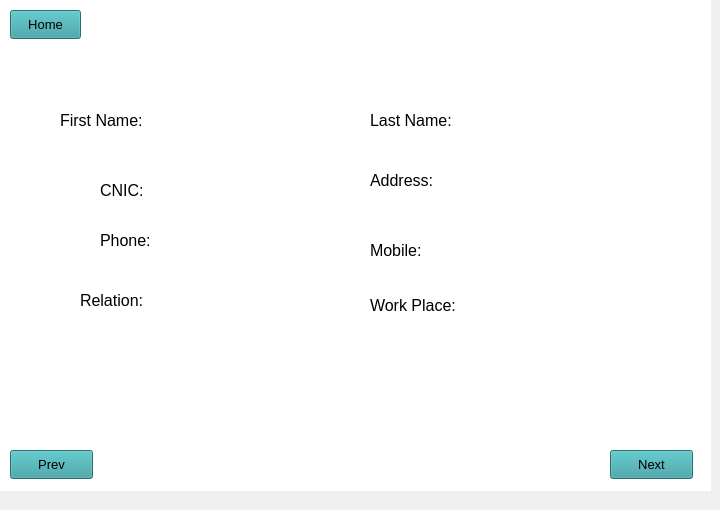
   <widget class="QWidget" name="tab_2">
    <property name="styleSheet">
     <string notr="true">QLineEdit{
background: rgb(197, 197, 197);
border-radius:5px;
font: 11pt &quot;Segoe UI&quot;;
}
QLabel {
color: black;

}</string>
    </property>
    <attribute name="title">
     <string>Tab 2</string>
    </attribute>
    <widget class="QLabel" name="label_17">
     <property name="geometry">
      <rect>
       <x>260</x>
       <y>20</y>
       <width>271</width>
       <height>31</height>
      </rect>
     </property>
     <property name="styleSheet">
      <string notr="true">color: white;
font: 700 9pt &quot;Segoe UI&quot;;
font-size: 23px</string>
     </property>
     <property name="text">
      <string>Gaurantor Information</string>
     </property>
    </widget>
    <widget class="QLineEdit" name="lineEdit_16">
     <property name="geometry">
      <rect>
       <x>470</x>
       <y>110</y>
       <width>171</width>
       <height>31</height>
      </rect>
     </property>
     <property name="styleSheet">
      <string notr="true">background-color: rgb(255, 255, 255);

font: 11pt &quot;Segoe UI&quot;;
color: black
</string>
     </property>
    </widget>
    <widget class="QLabel" name="label_19">
     <property name="geometry">
      <rect>
       <x>370</x>
       <y>110</y>
       <width>101</width>
       <height>21</height>
      </rect>
     </property>
     <property name="styleSheet">
      <string notr="true">
font: 700 9pt &quot;Segoe UI&quot;;
font-size: 16px;
</string>
     </property>
     <property name="text">
      <string>Last Name:</string>
     </property>
    </widget>
    <widget class="QLineEdit" name="lineEdit_17">
     <property name="geometry">
      <rect>
       <x>160</x>
       <y>170</y>
       <width>171</width>
       <height>31</height>
      </rect>
     </property>
     <property name="styleSheet">
      <string notr="true">background-color: rgb(255, 255, 255);

font: 11pt &quot;Segoe UI&quot;;
color: black</string>
     </property>
    </widget>
    <widget class="QLabel" name="label_20">
     <property name="geometry">
      <rect>
       <x>100</x>
       <y>180</y>
       <width>51</width>
       <height>21</height>
      </rect>
     </property>
     <property name="styleSheet">
      <string notr="true">
font: 700 9pt &quot;Segoe UI&quot;;
font-size: 16px;
</string>
     </property>
     <property name="text">
      <string>CNIC:</string>
     </property>
    </widget>
    <widget class="QLineEdit" name="lineEdit_18">
     <property name="geometry">
      <rect>
       <x>470</x>
       <y>170</y>
       <width>171</width>
       <height>31</height>
      </rect>
     </property>
     <property name="styleSheet">
      <string notr="true">background-color: rgb(255, 255, 255);

font: 11pt &quot;Segoe UI&quot;;
color: black</string>
     </property>
    </widget>
    <widget class="QLabel" name="label_21">
     <property name="geometry">
      <rect>
       <x>370</x>
       <y>170</y>
       <width>81</width>
       <height>21</height>
      </rect>
     </property>
     <property name="styleSheet">
      <string notr="true">
font: 700 9pt &quot;Segoe UI&quot;;
font-size: 16px;
</string>
     </property>
     <property name="text">
      <string>Address:</string>
     </property>
    </widget>
    <widget class="QLineEdit" name="lineEdit_19">
     <property name="geometry">
      <rect>
       <x>160</x>
       <y>230</y>
       <width>171</width>
       <height>31</height>
      </rect>
     </property>
     <property name="styleSheet">
      <string notr="true">background-color: rgb(255, 255, 255);

font: 11pt &quot;Segoe UI&quot;;
color: black</string>
     </property>
    </widget>
    <widget class="QLabel" name="label_22">
     <property name="geometry">
      <rect>
       <x>100</x>
       <y>230</y>
       <width>61</width>
       <height>21</height>
      </rect>
     </property>
     <property name="styleSheet">
      <string notr="true">
font: 700 9pt &quot;Segoe UI&quot;;
font-size: 16px;
</string>
     </property>
     <property name="text">
      <string>Phone:</string>
     </property>
    </widget>
    <widget class="QLineEdit" name="lineEdit_20">
     <property name="geometry">
      <rect>
       <x>470</x>
       <y>230</y>
       <width>171</width>
       <height>31</height>
      </rect>
     </property>
     <property name="styleSheet">
      <string notr="true">background-color: rgb(255, 255, 255);

font: 11pt &quot;Segoe UI&quot;;
color: black
</string>
     </property>
    </widget>
    <widget class="QLabel" name="label_23">
     <property name="geometry">
      <rect>
       <x>370</x>
       <y>240</y>
       <width>61</width>
       <height>21</height>
      </rect>
     </property>
     <property name="styleSheet">
      <string notr="true">
font: 700 9pt &quot;Segoe UI&quot;;
font-size: 16px;
</string>
     </property>
     <property name="text">
      <string>Mobile:</string>
     </property>
    </widget>
    <widget class="QLineEdit" name="lineEdit_21">
     <property name="geometry">
      <rect>
       <x>160</x>
       <y>290</y>
       <width>171</width>
       <height>31</height>
      </rect>
     </property>
     <property name="styleSheet">
      <string notr="true">background-color: rgb(255, 255, 255);

font: 11pt &quot;Segoe UI&quot;;
color: black</string>
     </property>
    </widget>
    <widget class="QLabel" name="label_24">
     <property name="geometry">
      <rect>
       <x>80</x>
       <y>290</y>
       <width>81</width>
       <height>21</height>
      </rect>
     </property>
     <property name="styleSheet">
      <string notr="true">
font: 700 9pt &quot;Segoe UI&quot;;
font-size: 16px;
</string>
     </property>
     <property name="text">
      <string>Relation:</string>
     </property>
    </widget>
    <widget class="QLineEdit" name="lineEdit_22">
     <property name="geometry">
      <rect>
       <x>470</x>
       <y>290</y>
       <width>171</width>
       <height>31</height>
      </rect>
     </property>
     <property name="styleSheet">
      <string notr="true">background-color: rgb(255, 255, 255);

font: 11pt &quot;Segoe UI&quot;;
color: black</string>
     </property>
    </widget>
    <widget class="QLabel" name="label_25">
     <property name="geometry">
      <rect>
       <x>370</x>
       <y>290</y>
       <width>91</width>
       <height>31</height>
      </rect>
     </property>
     <property name="styleSheet">
      <string notr="true">
font: 700 9pt &quot;Segoe UI&quot;;
font-size: 16px;
</string>
     </property>
     <property name="text">
      <string>Work Place:</string>
     </property>
    </widget>
    <widget class="QLineEdit" name="lineEdit_23">
     <property name="geometry">
      <rect>
       <x>160</x>
       <y>110</y>
       <width>171</width>
       <height>31</height>
      </rect>
     </property>
     <property name="styleSheet">
      <string notr="true">background-color: rgb(255, 255, 255);

font: 11pt &quot;Segoe UI&quot;;
color: black</string>
     </property>
     <property name="text">
      <string/>
     </property>
    </widget>
    <widget class="QLabel" name="label_26">
     <property name="geometry">
      <rect>
       <x>60</x>
       <y>110</y>
       <width>91</width>
       <height>21</height>
      </rect>
     </property>
     <property name="styleSheet">
      <string notr="true">
font: 700 9pt &quot;Segoe UI&quot;;
font-size: 16px;
</string>
     </property>
     <property name="text">
      <string>First Name:</string>
     </property>
    </widget>
    <widget class="QPushButton" name="Next2">
     <property name="geometry">
      <rect>
       <x>610</x>
       <y>450</y>
       <width>83</width>
       <height>29</height>
      </rect>
     </property>
     <property name="styleSheet">
      <string notr="true">background-color: rgb(52, 156, 161);
font: 700 9pt &quot;Segoe UI&quot;;
font-size: 13px;
color: black;</string>
     </property>
     <property name="text">
      <string>Next</string>
     </property>
    </widget>
    <widget class="QPushButton" name="Prev1">
     <property name="geometry">
      <rect>
       <x>10</x>
       <y>450</y>
       <width>83</width>
       <height>29</height>
      </rect>
     </property>
     <property name="styleSheet">
      <string notr="true">background-color: rgb(52, 156, 161);
font: 700 9pt &quot;Segoe UI&quot;;
font-size: 13px;
color: black;</string>
     </property>
     <property name="text">
      <string>Prev</string>
     </property>
    </widget>
    <widget class="QPushButton" name="Home2">
     <property name="geometry">
      <rect>
       <x>10</x>
       <y>10</y>
       <width>71</width>
       <height>29</height>
      </rect>
     </property>
     <property name="styleSheet">
      <string notr="true">background-color: rgb(52, 156, 161);
font: 700 9pt &quot;Segoe UI&quot;;
font-size: 13px;
color: black;</string>
     </property>
     <property name="text">
      <string>Home</string>
     </property>
    </widget>
    <widget class="QLabel" name="label_37">
     <property name="geometry">
      <rect>
       <x>0</x>
       <y>-10</y>
       <width>711</width>
       <height>501</height>
      </rect>
     </property>
     <property name="styleSheet">
      <string notr="true">background-color: rgb(255, 255, 255);
</string>
     </property>
     <property name="text">
      <string/>
     </property>
     <property name="pixmap">
      <pixmap>../assets/background-2.jpg</pixmap>
     </property>
     <property name="scaledContents">
      <bool>true</bool>
     </property>
    </widget>
    <zorder>label_37</zorder>
    <zorder>label_17</zorder>
    <zorder>lineEdit_16</zorder>
    <zorder>label_19</zorder>
    <zorder>lineEdit_17</zorder>
    <zorder>label_20</zorder>
    <zorder>lineEdit_18</zorder>
    <zorder>label_21</zorder>
    <zorder>lineEdit_19</zorder>
    <zorder>label_22</zorder>
    <zorder>lineEdit_20</zorder>
    <zorder>label_23</zorder>
    <zorder>lineEdit_21</zorder>
    <zorder>label_24</zorder>
    <zorder>lineEdit_22</zorder>
    <zorder>label_25</zorder>
    <zorder>lineEdit_23</zorder>
    <zorder>label_26</zorder>
    <zorder>Next2</zorder>
    <zorder>Prev1</zorder>
    <zorder>Home2</zorder>
   </widget>
